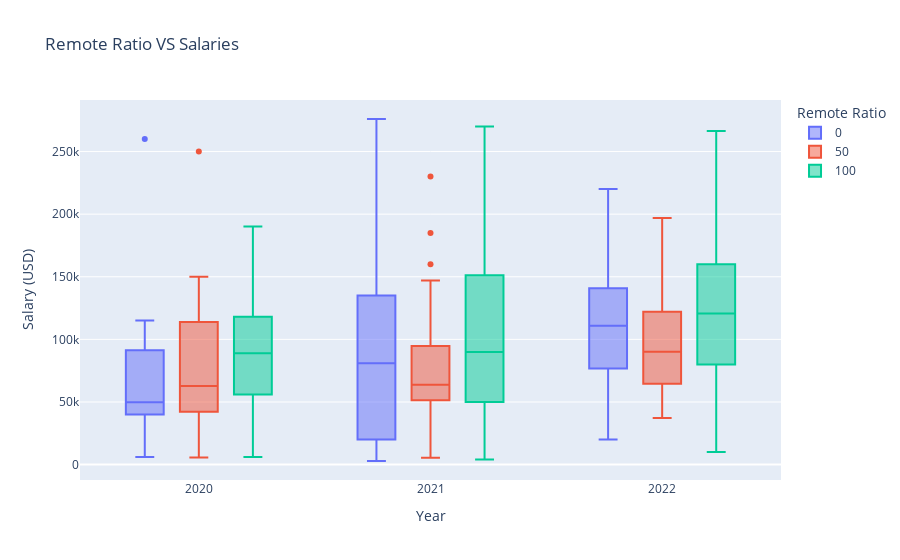

Notebook code cell kept with this figure:
### Markdown cell above
#### On-Site VS Hybrid VS Remote Jobs

### Code cell
labels = dict(work_year='Year', 
              remote_ratio='Remote Ratio', 
              salary_in_usd='Salary (USD)'
             )
             
px.box(data_frame=df,
       x='work_year',
       y='salary_in_usd', 
       color='remote_ratio',
       title='Remote Ratio VS Salaries',
       labels=labels
      )
